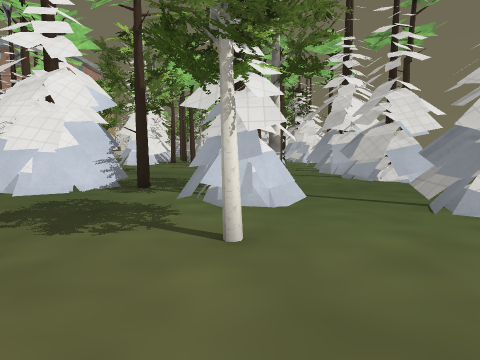
[1] (above)

24 first-person views from a walk through a Godot game level. The camera is 1.4 m above the floor, tilts 6° down and sees 80° across. The floor is counted in squares, 2 m on a side. Each view is taken from the middle of a square. On the plan, view 1 faces up. The plan holds only what a view shows up to about 10 squares ahead; the rest is blank. The place goes on beyond the plan. Some surface patterns are stand-ins.

[2]
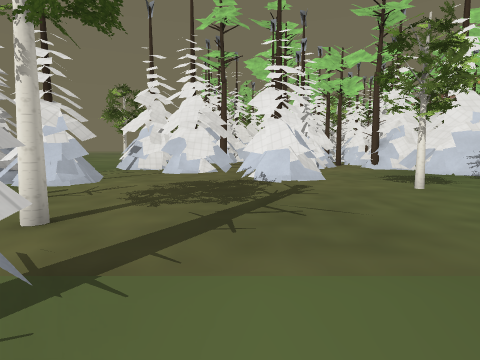

[3]
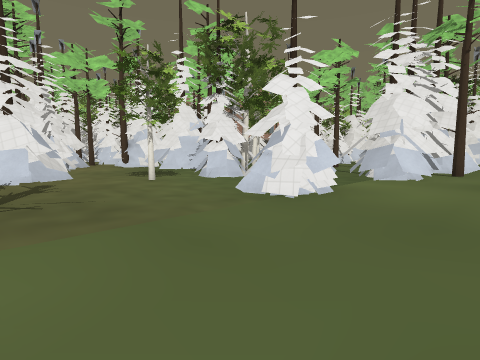

[4]
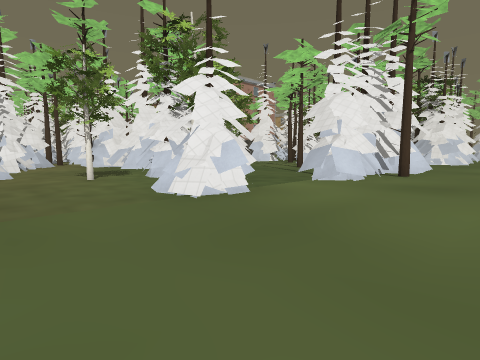

[5]
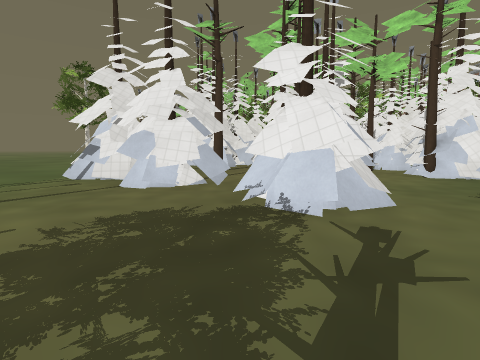

[6]
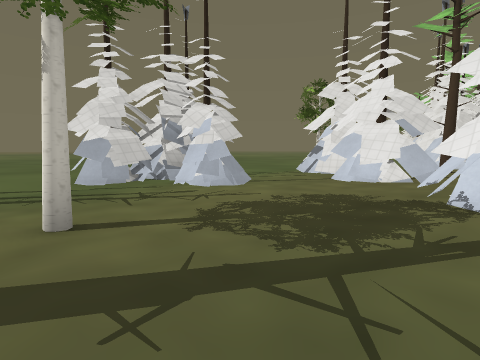

[7]
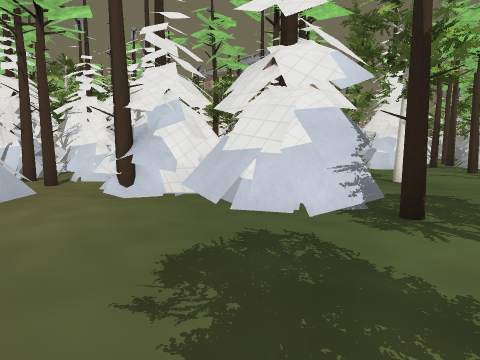

[8]
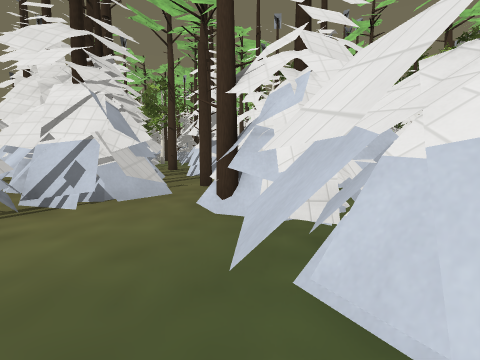

[9]
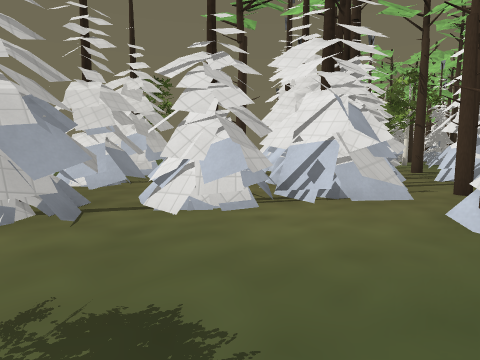

[10]
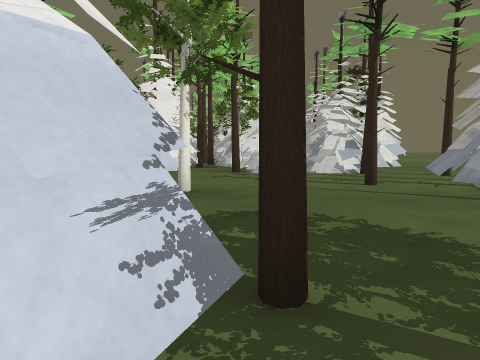

[11]
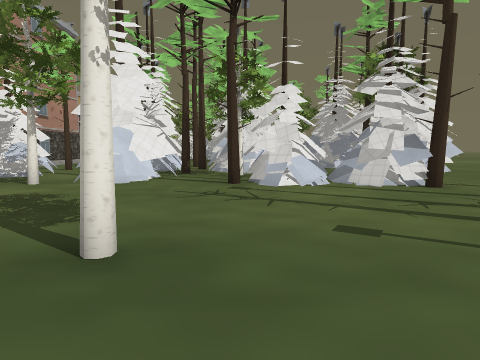

[12]
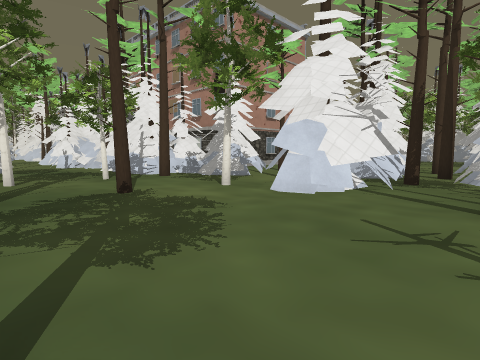

[13]
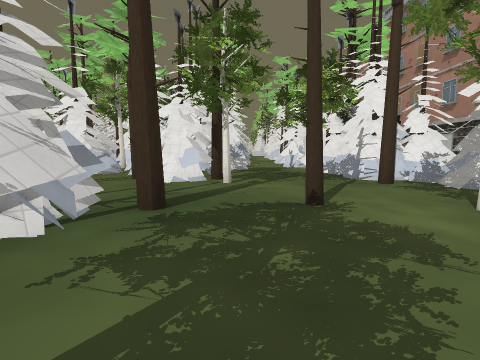

[14]
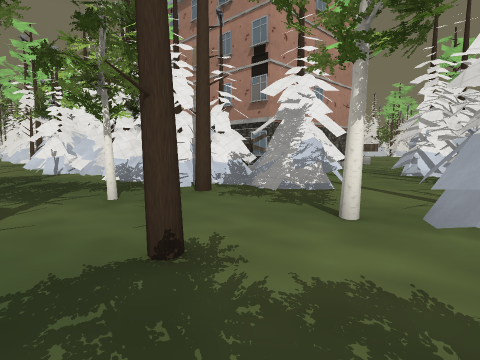

[15]
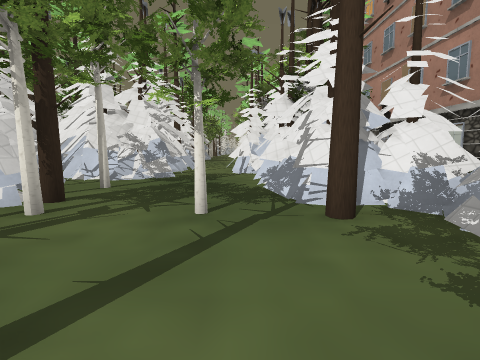

[16]
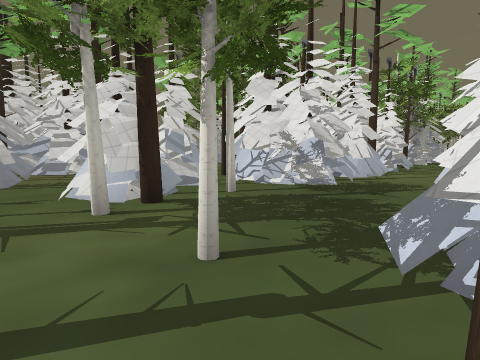

[17]
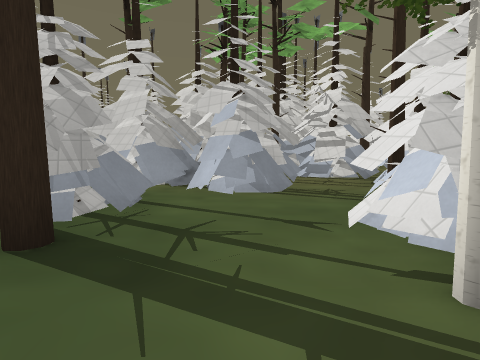

[18]
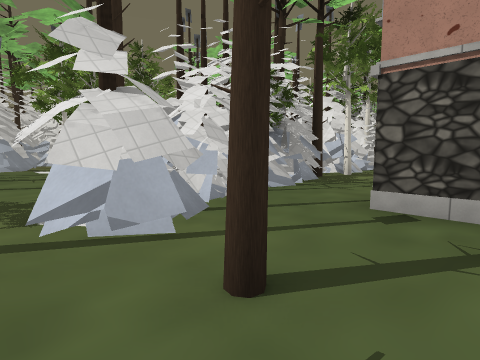

[19]
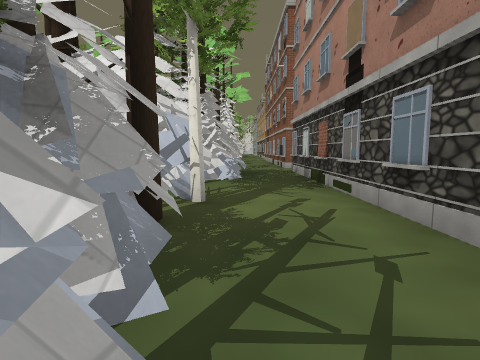

[20]
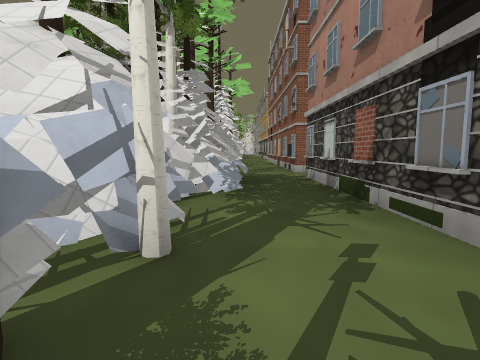

[21]
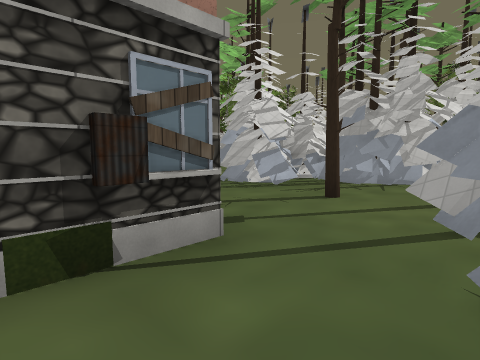

[22]
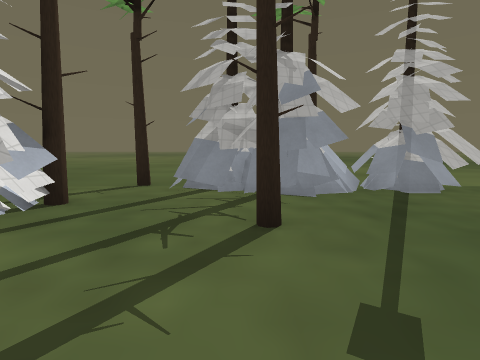

[23]
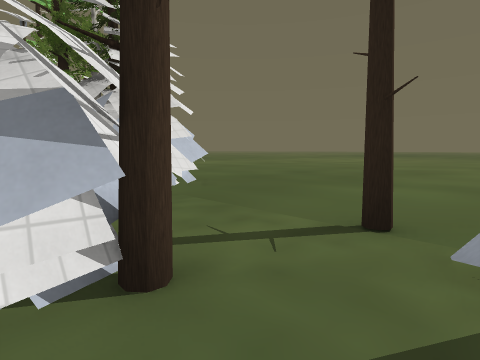

[24]
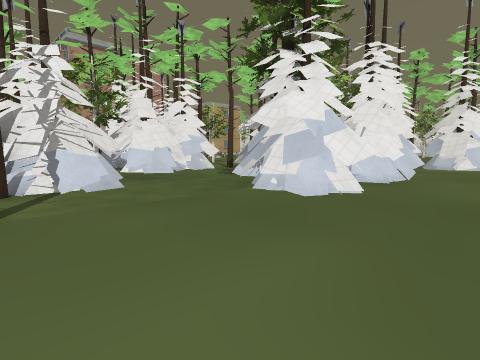

### Floor plan
Key: @ floor where view 1 was taken; # wall or solid block; x gap in a wall; . floor; ^ raised ledge; T pine tree; R tree.
Columns run from 23 left of view 1 to 7 right of it. Each row starts with its distance up from view 1.
 19               .^###T.T     ##..
 18             #....######.####...
 17 ##.##########..T.TT####...###..
 16 ...............x.######...###..
 15  .#.##.......###..##.#.........
 14   TT ####TT#####.###..  ##.....
 13   T     #RR###T..###.T####.....
 12         #................T.T...
 11     ............T.........# ..
 10     ##T####.............T.###.
  9          #R.#T#..T###....###..
  8          #####..### ......##T.
  7           R##T..###T......##..
  6            ##.#######.....##...
  5            ##.#######T.#.......
  4             ######T#...#..#....
  3            .##TT..........#....
  2           .T.#####.....#.......
  1           .. #######...........
  0                 #...##.@.......
 -1                .....##........
 -2              #.T..##^......#
 -3             ##   .###....#.
 -4                  ##........
 -5                   #...##...
 -6                   ... ###.

Where each view was taken, in squares from view 1:
view 1: 0 up, 0 right, facing up
view 2: 1 down, 5 right, facing left
view 3: 1 down, 6 right, facing up-left
view 4: 0 up, 7 right, facing up-left
view 5: 1 down, 2 right, facing left
view 6: 0 up, 3 right, facing down-left
view 7: 2 up, 1 left, facing up-left
view 8: 4 up, 2 left, facing left
view 9: 4 up, 2 left, facing down-left
view 10: 4 up, 2 left, facing up
view 11: 7 up, 2 left, facing up
view 12: 9 up, 2 left, facing up-left
view 13: 10 up, 3 left, facing left
view 14: 10 up, 5 left, facing up-left
view 15: 12 up, 6 left, facing left
view 16: 13 up, 8 left, facing down-left
view 17: 11 up, 8 left, facing down
view 18: 18 up, 7 left, facing down-left
view 19: 15 up, 11 left, facing left
view 20: 15 up, 13 left, facing left
view 21: 15 up, 12 left, facing up-right
view 22: 10 up, 2 left, facing right
view 23: 11 up, 1 right, facing up-right
view 24: 12 up, 7 right, facing up-left
